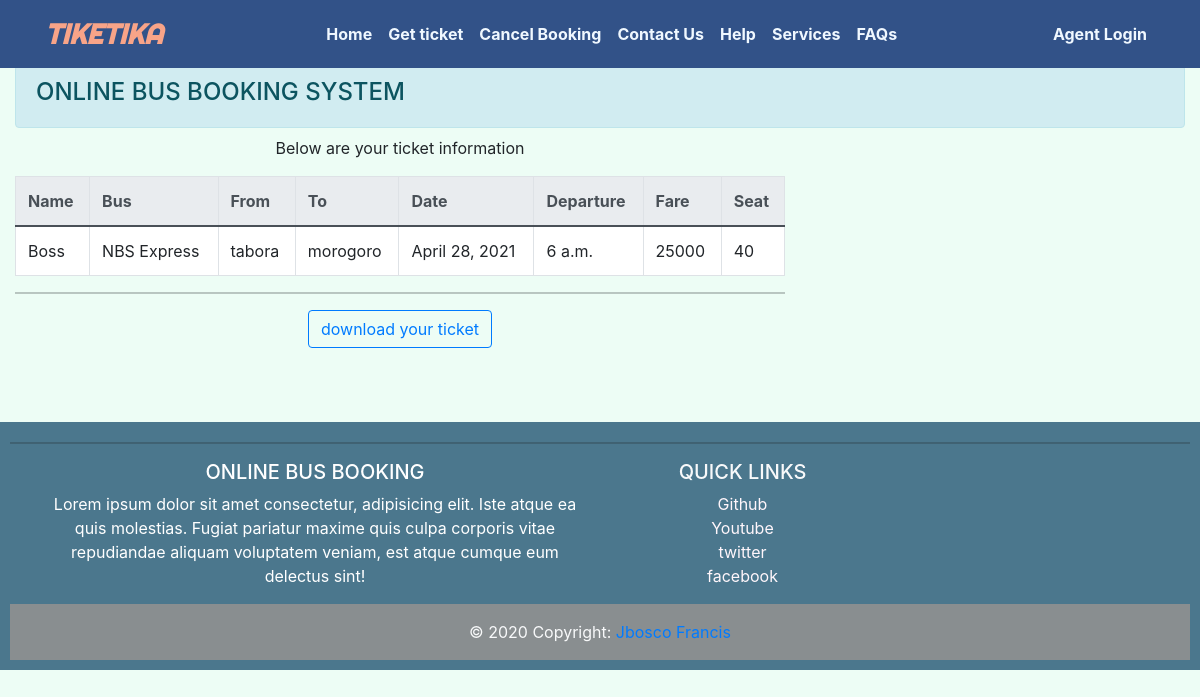
The page /success_paid/1 on the database its author committed.
### booking/models.py (models this page shows, shortened)
class Booking(models.Model):
    Booked = 'B'
    Cancelled = 'C'
    BOOK_STATUS = (
        ('B', 'Booked'),
		('C', 'Cancelled'),
        )
    passenger = models.CharField(max_length=55, null=True)
    phone = models.IntegerField(null=True)
    bus = models.CharField(max_length=55, null=True)
    journey_date = models.DateField(null=False)
    departure = models.TimeField(null=False)
    arrival = models.TimeField(null=False)
    source = models.CharField(max_length=55, null=True)
    fare = models.IntegerField(null=True)
    destination = models.CharField(max_length=55, null=True)
    seat_no = models.IntegerField(null=True)
    status = models.CharField(choices=BOOK_STATUS, default=Booked, max_length=1)
    complete = models.BooleanField(default=False, null=True)

### booking/views.py (the view)
# urls.py: path('success_paid/<int:pk>', views.success_paid, name='success_paid'),
def success_paid(request,pk):
    ticket = Booking.objects.get(id=pk)
    context = {'ticket':ticket}
    return render(request, 'booking/success_paid.html',context)

### booking/templates/booking/success_paid.html (shortened to what this page needs)
{% extends 'booking/base.html' %}
{% block content %}
<div class="row py-2">
    <div class="table table-responsive col-md-8">
        <p class="text-center">Below are your ticket information</p>
        <table class="table table-bordered">
            <thead class="table thead-light">
                <th>Name</th>
                <th>Bus</th>
                <th>From</th>
                <th>To</th>
                <th>Date</th>
                <th>Departure</th>
                <th>Fare</th>
                <th>Seat</th>
            </thead>
            <tr>
                <td>{{ticket.passenger}}</td>
                <td>{{ticket.bus}}</td>
                <td>{{ticket.source}}</td>
                <td>{{ticket.destination}}</td>
                <td>{{ticket.journey_date}}</td>
                <td>{{ticket.departure}}</td>
                <td>{{ticket.fare}}</td>
                <td>{{ticket.seat_no}}</td>
            </tr>
        </table>
        <hr>
        {% if ticket.complete == True %}
        <div class="mt-3 text-center">
            <a class="btn btn-outline-primary" href="{% url 'pdf' ticket.id %}">download your ticket</a>
        </div>
        {% endif %}
    </div>
</div>
{% endblock %}

### static/css/main.css (style rules this page uses)
body { background-color: #edfdf5; margin-top: 65px; }

### rows shown on the page
Booking: passenger "Boss", bus "NBS Express", source "tabora", destination "morogoro", journey_date "April 28, 2021", departure "6 a.m.", fare "25000", seat_no "40"
